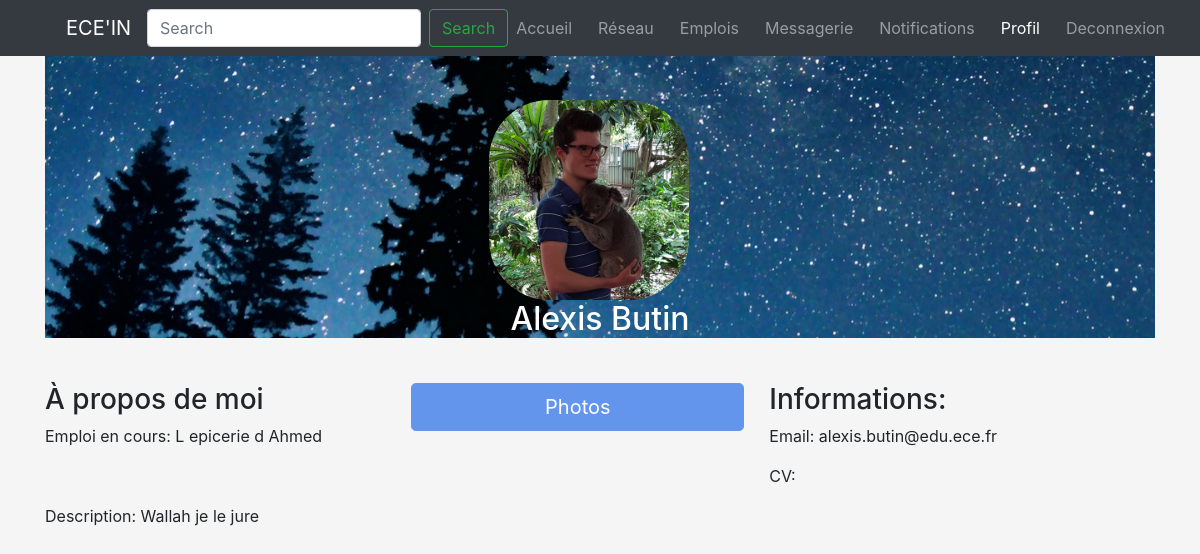
Screenshot of /Code/VoirProfil.php?ID=1 with the database file from the repository.
### tables this page shows
CREATE TABLE IF NOT EXISTS `description` (
  `ID_description` int(10) NOT NULL AUTO_INCREMENT,
  `ID_user` int(10) NOT NULL,
  `Description` text NOT NULL,
  `CV` text NOT NULL,
  `PhotoProfil` varchar(30) NOT NULL,
  `ImageFond` varchar(30) NOT NULL,
  `ModeVisibilite` int(3) NOT NULL,
  PRIMARY KEY (`ID_description`),
  KEY `ID_user` (`ID_user`)
);

CREATE TABLE IF NOT EXISTS `utilisateur` (
  `ID_user` int(10) NOT NULL AUTO_INCREMENT,
  `Prenom` varchar(30) NOT NULL,
  `Nom` varchar(30) NOT NULL,
  `DateNaissance` date NOT NULL,
  `Mail` varchar(50) NOT NULL,
  `MotDePasse` varchar(30) NOT NULL,
  `DroitsAdmins` varchar(3) NOT NULL DEFAULT 'NON',
  PRIMARY KEY (`ID_user`)
);

CREATE TABLE IF NOT EXISTS `experience` (
  `ID_experience` int(10) NOT NULL AUTO_INCREMENT,
  `ID_user` int(10) NOT NULL,
  `TypeExperience` varchar(30) NOT NULL,
  `Entreprise` varchar(30) NOT NULL,
  `DateArrive` date NOT NULL,
  `DateFin` date NOT NULL,
  `Localisation` varchar(30) NOT NULL,
  `Commentaires` text NOT NULL,
  PRIMARY KEY (`ID_experience`),
  KEY `ID_user` (`ID_user`)
);

### Code/VoirProfil.php (the view, shortened to what this page needs)
<?php
  $ID_user = isset($_GET["ID"])? $_GET["ID"]: "";
  $PrenomNom = "";
  $Mail = "";
  $Description = "Pas encore de description!";
  $PhotoProfil = "imageProfilDefault.jpg";
  $PhotoArrierePlan = "imageBackgroundDefault.jpg";
  $Emploi = "";
  $database = "linkedin";
  $db_handle = mysqli_connect('localhost', 'root', '');
  $db_found = mysqli_select_db($db_handle, $database);
  if($db_found)
  {
    $sql = "SELECT * FROM utilisateur WHERE ID_user = " . $ID_user;
    $result = mysqli_query($db_handle, $sql);
    $data = mysqli_fetch_assoc($result);
    $PrenomNom = $data['Prenom'] . " " . $data['Nom'];
    $Mail = $data['Mail'];
    $sql = "SELECT * FROM description WHERE ID_user = " . $ID_user;
    $result = mysqli_query($db_handle, $sql);
    $data = mysqli_fetch_assoc($result);
    if(!empty($data))
    {
      $Description = $data['Description'];
      $PhotoProfil = $data['PhotoProfil'];
      $PhotoArrierePlan = $data['ImageFond'];
    }
    $sql = "SELECT * FROM experience WHERE ID_user = " . $ID_user . " ORDER BY DateFin DESC";
    $result = mysqli_query($db_handle, $sql);
    $data = mysqli_fetch_assoc($result);
    if(!empty($data))
      $Emploi = $data['Entreprise'];
    else
      $Emploi = "Sans emploi";
  }
?>
<!doctype html>
<html lang="fr">
  <head>
      <link href="https://stackpath.bootstrapcdn.com/bootstrap/4.1.0/css/bootstrap.min.css" rel="stylesheet">
    <link href="Profil.css" rel="stylesheet">
  </head>
  <body>
    <nav class="navbar navbar-expand-md navbar-dark bg-dark fixed-top">
      <a class="navbar-brand logo" href="#" >ECE'IN</a>
      <div class="collapse navbar-collapse" id="navbarsExampleDefault">
        <form class="form-inline my-2 my-lg-0">
          <input class="form-control mr-sm-2" type="text" placeholder="Search" aria-label="Search">
          <button class="btn btn-outline-success my-2 my-sm-0" type="submit">Search</button>
        </form>
        <ul class="navbar-nav mr-auto -brand BarBoutons">
          <li class="nav-item -brand bouton">
            <a class="nav-link" href="Accueil.php">Accueil <span class="sr-only">(current)</span></a>
          </li>
          <li class="nav-item -brand bouton">
            <a class="nav-link" href="AfficherAmis.php">Réseau</a>
          </li>
          <li class="nav-item -brand bouton">
            <a class="nav-link" href="#">Emplois</a>
          </li>
          <li class="nav-item -brand bouton">
            <a class="nav-link" href="Messagerie.php">Messagerie</a>
          </li>
          <li class="nav-item -brand bouton">
            <a class="nav-link" href="#">Notifications</a>
          </li>
          <li class="nav-item active -brand bouton">
            <a class="nav-link" href="Profil.php">Profil</a>
          </li>
          <li class="nav-item -brand bouton">
            <a class="nav-link" href="Deconnexion.php">Deconnexion</a>
          </li>
        </ul>
      </div>
    </nav>
    <main role="main" class="container">
      <section class = "background"  style = "background-image: url(<?php echo $PhotoArrierePlan?>);">
        <div >
          <img src= <?php echo $PhotoProfil?>  class = "arrondi pp" height="">
          <h2 class="nom"><?php echo $PrenomNom?></h2>
        </div>
      </section>
      <section style="margin-top:25px;">
        <div class = "statut">
          <h3>À propos de moi</h3>
          <p>Emploi en cours: <?php echo $Emploi?></p>
        </div>
        <div class = "boutonsp">
          <button class="btn btn-lg  btn-block btngr  " type="submit">Photos</button>
        </div>
        <div class = "informations">
          <h3>Informations:</h3>
          <p>Email: <?php echo $Mail?></p>
          <p>CV:</p>
        </div>
      </section>
      <section>
         <p>Description: <?php echo $Description?></p>
       </section>
    </main>
  </body>
</html>

### Code/Profil.css (style rules this page uses)
body { background-color: #F5F5F5; }
.pp { margin-left: 40%; }
.navbar { background-color:#283E4A; text-align: center; }
.logo { margin-left: 50px; color:#2CA94E; }
.bouton { margin-right: 10px; }
.nom { padding-top: -10px; color: white; text-align: center; margin-bottom: 4%; }
.background { padding-top: 100px; background-repeat: repeat-x; height: 30%; width: 100%; }
.btngr { background-color :cornflowerblue; color : white; border-color: cornflowerblue; }
.statut { float: left; display: inline; width: 33%; }
.boutonsp { float: left; display: inline; width: 30%; }
.informations { margin-left: 25px; float: left; display: inline; width: 33%; }
.arrondi { border-radius: 30%; height: 200px; width: 200px; }

### rows the page displays
description: ImageFond (picture), PhotoProfil (picture), Description "Wallah je le jure"
utilisateur: PrenomNom "Alexis Butin", Mail "alexis.butin@edu.ece.fr"
experience: Entreprise "L epicerie d Ahmed"
